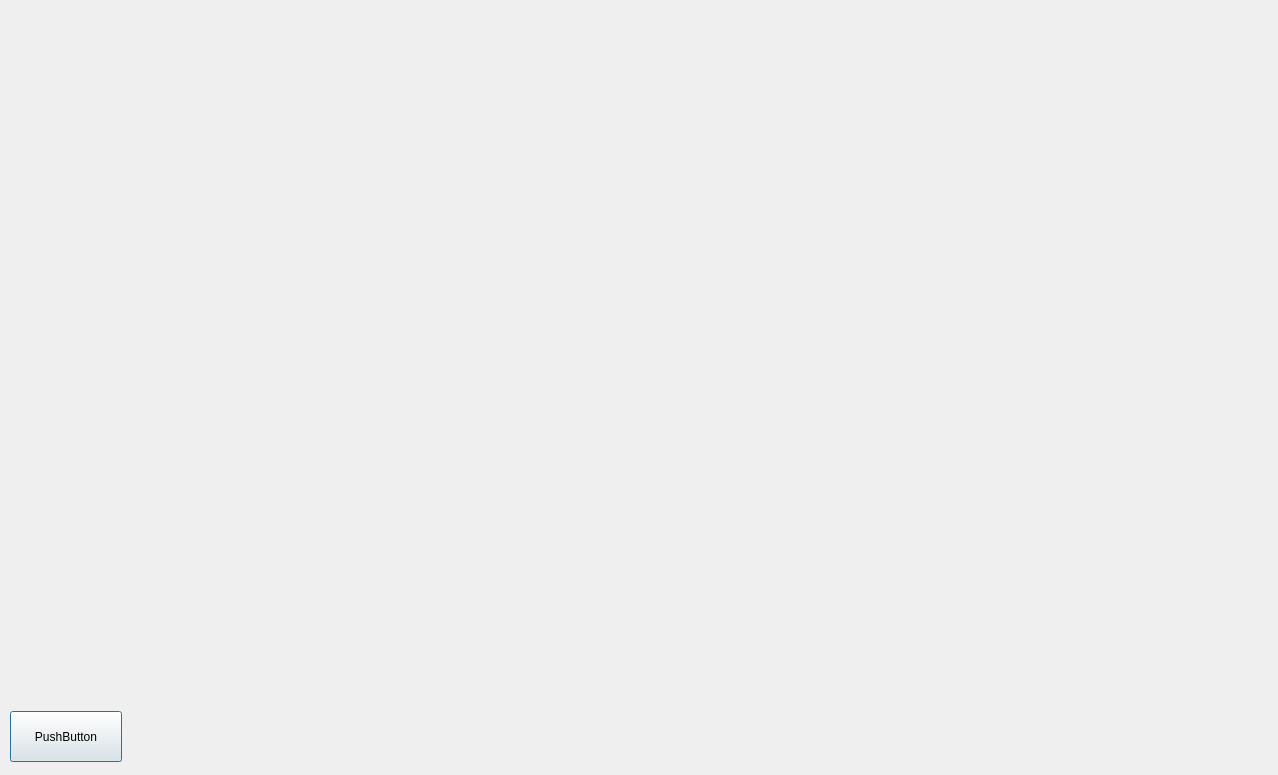
<?xml version="1.0" encoding="UTF-8"?>
<ui version="4.0">
 <class>WebDialog</class>
 <widget class="QDialog" name="WebDialog">
  <property name="geometry">
   <rect>
    <x>0</x>
    <y>0</y>
    <width>1278</width>
    <height>775</height>
   </rect>
  </property>
  <property name="sizePolicy">
   <sizepolicy hsizetype="Preferred" vsizetype="Preferred">
    <horstretch>0</horstretch>
    <verstretch>0</verstretch>
   </sizepolicy>
  </property>
  <property name="windowTitle">
   <string>视觉检测系统</string>
  </property>
  <property name="layoutDirection">
   <enum>Qt::LeftToRight</enum>
  </property>
  <widget class="QPushButton" name="pushButton">
   <property name="geometry">
    <rect>
     <x>10</x>
     <y>711</y>
     <width>112</width>
     <height>51</height>
    </rect>
   </property>
   <property name="text">
    <string>PushButton</string>
   </property>
  </widget>
 </widget>
 <resources/>
 <connections/>
</ui>
